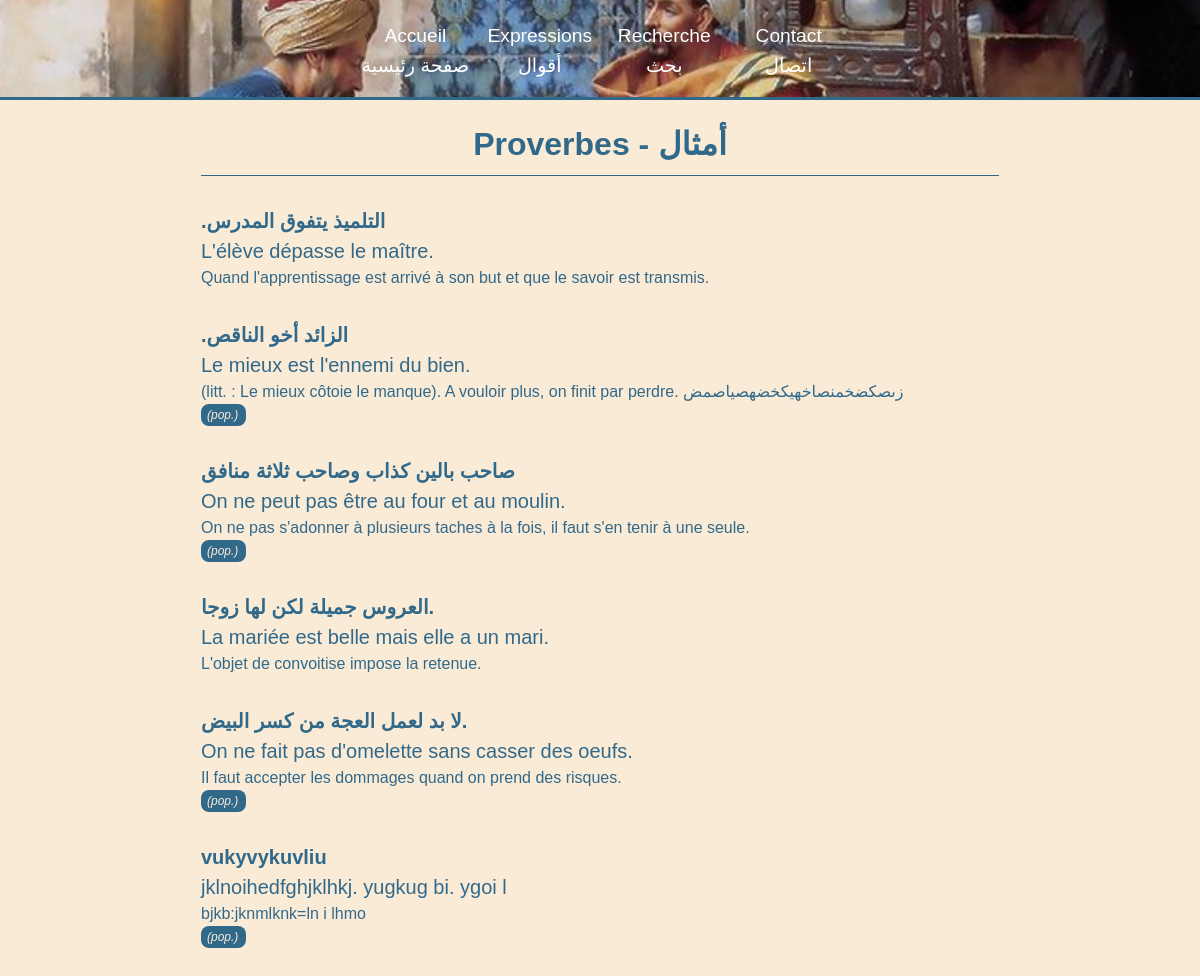
The app's page /proverbe/ with its own data.
### proverbe/models.py (models this page shows, shortened)
class Proverbe(models.Model):
    version_ar = models.CharField(max_length=1000)
    version_fra = models.CharField(max_length=1000)
    populaire = models.BooleanField(default=False)
    explication = models.CharField(max_length=1000)
    nom = models.CharField(max_length=100, default='test')

### proverbe/views.py (the view)
# urls.py: path('', views.index, name="index"),
def index(request):
    proverbes = Proverbe.objects.all().order_by('nom')
    return render(request, 'proverbe/index.html', {'proverbes': proverbes})

### proverbe/templates/proverbe/index.html (shortened to what this page needs)
{% load static %}
<html lang="fr">
<head>
    <link rel="stylesheet" href="{% static 'proverbe/style.css' %}">
</head>
<body>
    <div class="second-page-contenu" >
        <div class="navMenu">
            <a href="{% url 'main:index' %}">Accueil <br>صفحة رئيسية</a>
            <a href="{% url 'expressions:index' %}">Expressions <br> أقوال</a>
            <a href="{% url 'recherche:index' %}">Recherche <br>بحث </a>
            <a href="mailto:alexisdsc@hotmail.com?subject=Contact%20depuis%20baume%20d'Egypte">
                Contact<br>اتصال </a>
        </div>
    </div>
    <div class="title-page-secondaire">
        <h1>Proverbes - أمثال</h1>
        <div class="proverbes-list">
            {% for proverbe in proverbes %}
                <div class="proverbes-list-item"> <b>{{proverbe.version_ar}}</b> <br> {{proverbe.version_fra}} </div>
                <div class="proverbes-list-explain">{{proverbe.explication}}</div>
                {% if proverbe.populaire %}
                    <div class="proverbes-list-badge"><i>(pop.)</i></div>
                {% endif %}
            {% endfor %}
        </div>
    </div>
</body>
</html>

### proverbe/static/proverbe/style.css (style rules this page uses)
* { box-sizing: border-box; }
:root { --color1: rgb(255, 255, 255); --color2: rgb(250, 235, 215); --color3: #31698a }
body { margin: 0; font-family: Arial; line-height: 1.5; background-color: var(--color2); }
.second-page-contenu { background: url("images/fond3.jpeg") no-repeat center; background-size: contain; z-index: +1; background-size: cover; border-bottom: 3px solid var(--color3); height: 100px; width: 100%; position: fixed; right:0; left:0; top:0; }
.navMenu { width: 320px; height: 60px; text-align: center; margin: 2px; top:50%; left: 50%; transform: translate(-50%, -50%); position: relative; }
.navMenu a { color: var(--color1); text-decoration: none; font-size: 13px; line-height: normal; block-size: 40px; width: 75px; text-align: center; font-family: 'Gill Sans', 'Gill Sans MT', Calibri, 'Trebuchet MS', sans-serif; font-weight: 350; display: inline-block; transition: all 0.2s ease-in-out; position: center; }
.title-page-secondaire { color: var(--color3); text-align: center; font-family:sans-serif; padding: 30px; position: relative; margin-top: 90px; }
h1 { position: relative; margin: 0; }
.proverbes-list { margin-top: 7px; margin-left: 15%; margin-right: 15%; border-top: 1px solid var(--color3); text-align: left; }
.proverbes-list-item { margin-top: 30px; margin-left: 0px; font-family: 'Gill Sans', 'Gill Sans MT', Calibri, 'Trebuchet MS', sans-serif; display:inline-block; font-size: 20px; }
div.proverbes-list-explain { text-align: justify; text-align-last: left; margin-top:Opx; }
.proverbes-list-badge { font-size:12px; display:block; width: 45px; color: var(--color2); background-color: var(--color3); padding: 2px 6px; border-radius: 8px }
@media only screen and (min-width: 768px) { .second-page-contenu { top: 0; } }
@media only screen and (min-width: 768px) { .navMenu { width: 540px; left: 50%; } }
@media only screen and (min-width: 768px) { .navMenu a { font-size: 1.2em; line-height: 30px; height: 50px; block-size: 100%; width: 120px; } }

### records on screen
Proverbe: version_ar ".التلميذ يتفوق المدرس", version_fra "L'élève dépasse le maître.", explication "Quand l'apprentissage est arrivé à son but et que le savoir est transmis."
Proverbe: version_ar ".الزائد أخو الناقص", version_fra "Le mieux est l'ennemi du bien.", explication "(litt. : Le mieux côtoie le manque). A vouloir plus, on finit par perdre. زىصكضخمنصاخهيكخضهصياصمض", populaire "(pop.)"
Proverbe: version_ar "صاحب بالين كذاب وصاحب ثلاثة منافق", version_fra "On ne peut pas être au four et au moulin.", explication "On ne pas s'adonner à plusieurs taches à la fois, il faut s'en tenir à une seule.", populaire "(pop.)"
Proverbe: version_ar "العروس جميلة لكن لها زوجا.", version_fra "La mariée est belle mais elle a un mari.", explication "L'objet de convoitise impose la retenue."
Proverbe: version_ar "لا بد لعمل العجة من كسر البيض.", version_fra "On ne fait pas d'omelette sans casser des oeufs.", explication "Il faut accepter les dommages quand on prend des risques.", populaire "(pop.)"
Proverbe: version_ar "vukyvykuvliu", version_fra "jklnoihedfghjklhkj. yugkug bi. ygoi l", explication "bjkb:jknmlknk=ln i lhmo", populaire "(pop.)"
